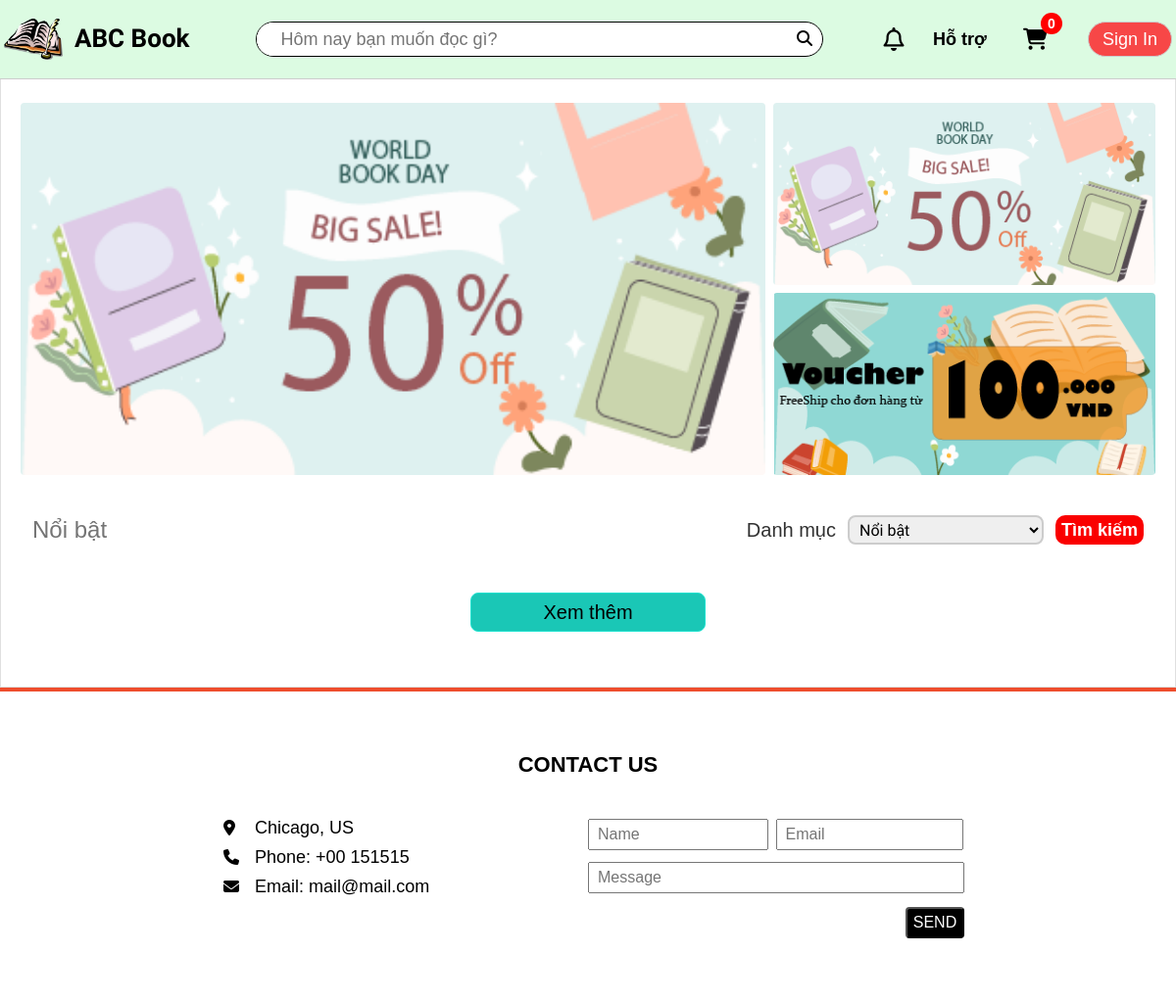
The app's page /, older data.
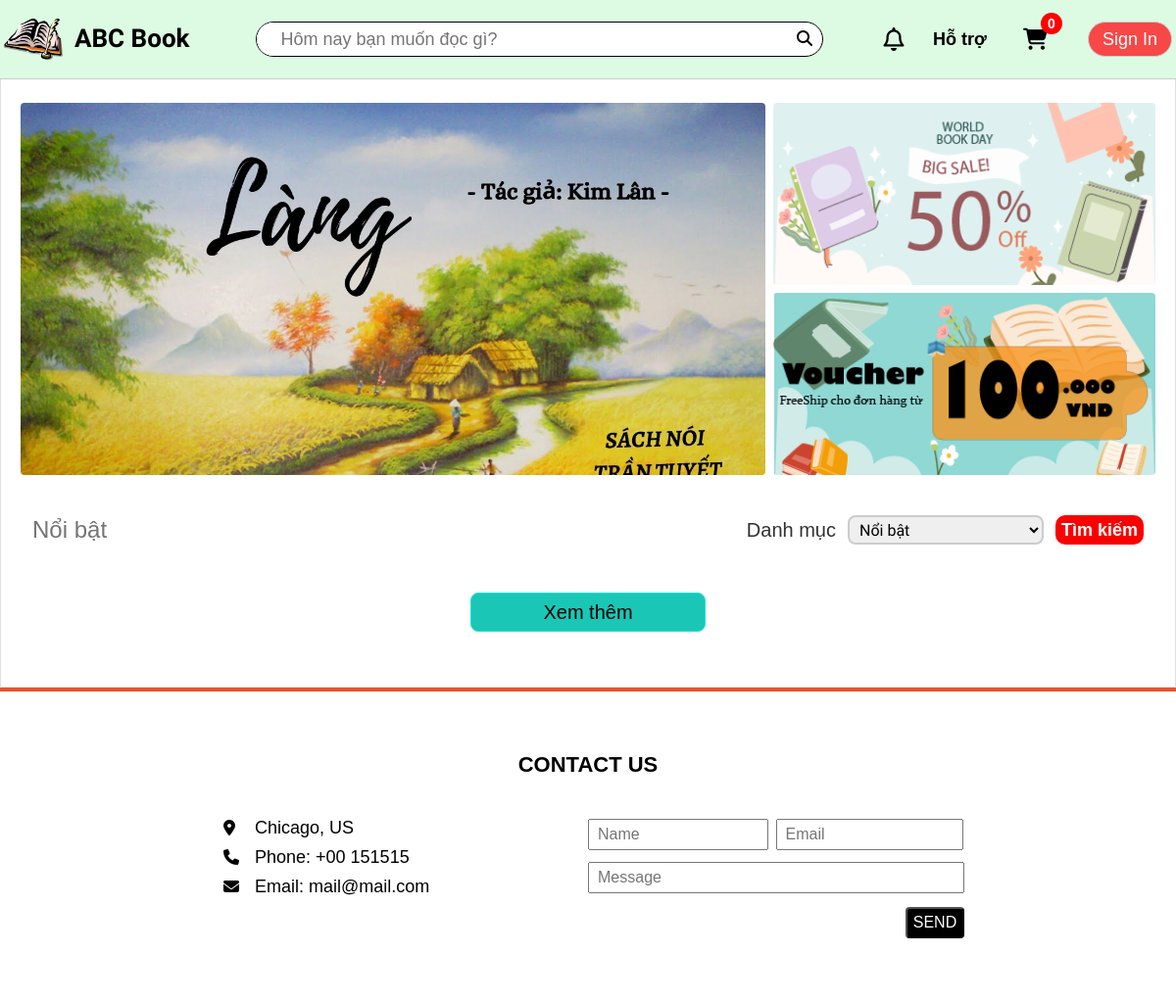
The same page, newer data.
### app/models.py (models this page shows)
class SliderHome(models.Model):
    image = models.ImageField(upload_to='sliders', null=True, blank=True)
    url = models.CharField(default='/', max_length=200 ,null=True, blank=True)

### app/views.py (the view)
# urls.py: path('', views.home, name='home'),
def home(request):
    if request.user.is_authenticated:
        customer = request.user
        order, created = Order.objects.get_or_create(customer=customer, complete=False)
        items = order.orderitem_set.all()
    else:
        items = []
        order = {'get_cart_items':0, 'get_cart_total':0}
    sliders = SliderHome.objects.all()
    products = Product.objects.all()
    context = {'products': products, 'order': order, 'sliders': sliders}
    return render(request, 'app/home.html', context)

### app/templates/app/home.html (shortened to what this page needs)
{% extends 'app/base.html' %}
{% load static %}
{% block content %}
    <div class="slider grid">
        <div class="slider__content">
            <div class="wrapper">
                {% for slider in sliders %}
                    <a href="{{ slider.url }}" class="slider__link">
                        <div class="slider_link-item" style="background-image: url({{ slider.image.url }})"></div>
                    </a>
                {% endfor %}
            </div>
        </div>
        <div class="slider__more">
            <a href="" class="slider__more-link">
                <div class="slider__more-img" style="background-image: url({% static 'app/images/banner1.png' %});"></div>
            </a>
            <a href="" class="slider__more-link">
                <div class="slider__more-img" style="background-image: url({% static 'app/images/banner2.png' %});"></div>
            </a>
        </div>
    </div>
    <div class="content">
        <div class="content__header">
            <h2 class="content__heading">Nổi bật</h2>
            <div class="content__filter">
                <h4>Danh mục</h4>
                <div class="content__filter-input">
                    <select class="filter-category" name="category">
                        <option value="category0">Nổi bật</option>
                    </select>
                </div>
                <button class="content__filter-btn" type="button" id="filter-btn">Tìm kiếm</button>
            </div>
        </div>
        <div class="content__more">
            <button type="button" id="more-book-btn" class="content__more-btn">Xem thêm</button>
        </div>
    </div>
{% endblock content%}
{% block footer %}
    <footer class="footer">
        <div class="wrapper">
            <h2 class="heading">CONTACT US</h2>
            <div class="contact">
                <div class="contact__info">
                    <ul style="list-style: none;">
                        <li><i class="fa-solid fa-location-dot"></i>Chicago, US</li>
                        <li><i class="fa fa-phone"></i>Phone: +00 151515</li>
                        <li><i class="fa fa-envelope"></i>Email: mail@mail.com</li>
                    </ul>
                </div>
                <div class="contact__form">
                    <div class="form__input"><input type="text" placeholder="Name" ></div>
                    <div class="form__input"><input type="text" placeholder="Email"></div>
                    <div class="form__message"><input type="text" placeholder="Message"></div>
                    <button type="button" class="form__send-btn">SEND</button>
                </div>
            </div>
        </div>
    </footer>
{% endblock footer %}

Row changes from the older to the newer data that the page shows:
changed SliderHome: image: a different picture
